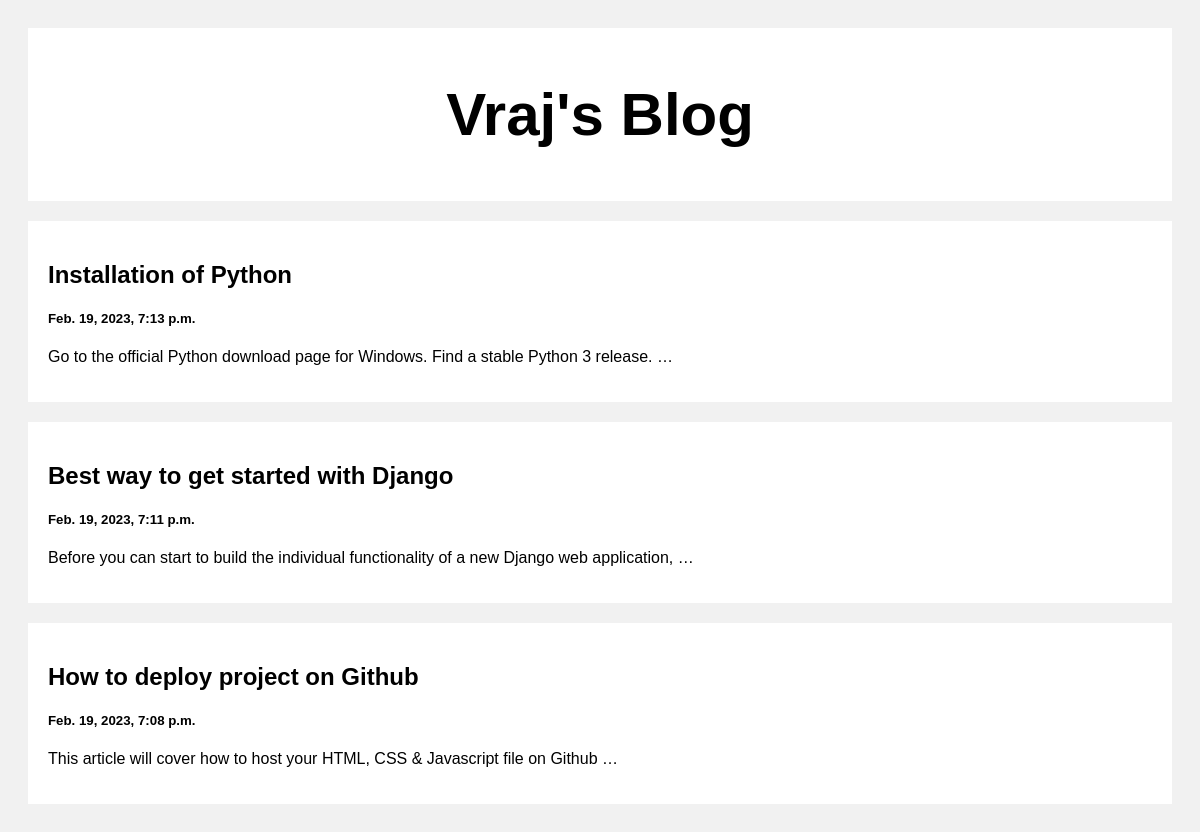
The page / on the database its author committed.
### posts/models.py (models this page shows)
class post(models.Model):
    title = models.CharField(max_length=100)
    body = models.CharField(max_length=1000000)
    created_at = models.DateTimeField(default=datetime.now, blank=True)

### posts/views.py (the view)
# urls.py: path('', views.index, name = 'index'),
def index(request):
    posts = post.objects.all()
    return render(request, 'index.html', {'posts': posts})

### templates/index.html (shortened to what this page needs)
<!DOCTYPE html>
<html>
<head>
</head>
<body>
<div class="header">
  <h2>Vraj's Blog</h2>
</div>
<div class="row">
  <div class="leftcolumn">
    {% for post in posts reversed %}
    <div class="card">
      <a style="text-decoration: none; color: black;" href="/post/{{post.id}}">
        <h2>{{post.title}}</h2>
        <h5>{{post.created_at}}</h5>
        <p>{{post.body | truncatewords:15}}</p>
      </a>
    </div>
    {% endfor %}
  </div>
</div>
</body>
</html>

### templates/index.html (style rules this page uses)
* { box-sizing: border-box; }
body { font-family: Arial; padding: 20px; background: #f1f1f1; }
.header { padding: 2px; font-size: 40px; text-align: center; background: white; }
.leftcolumn { float: left; width: 100%; }
.card { background-color: white; padding: 20px; margin-top: 20px; }
.row:after { content: ""; display: table; clear: both; }

### rows shown on the page
post: title "Installation of Python", created_at "Feb. 19, 2023, 7:13 p.m.", body "Go to the official Python download page for Windows. Find a stable Python 3 release. …"
post: title "Best way to get started with Django", created_at "Feb. 19, 2023, 7:11 p.m.", body "Before you can start to build the individual functionality of a new Django web application, …"
post: title "How to deploy project on Github", created_at "Feb. 19, 2023, 7:08 p.m.", body "This article will cover how to host your HTML, CSS & Javascript file on Github …"
